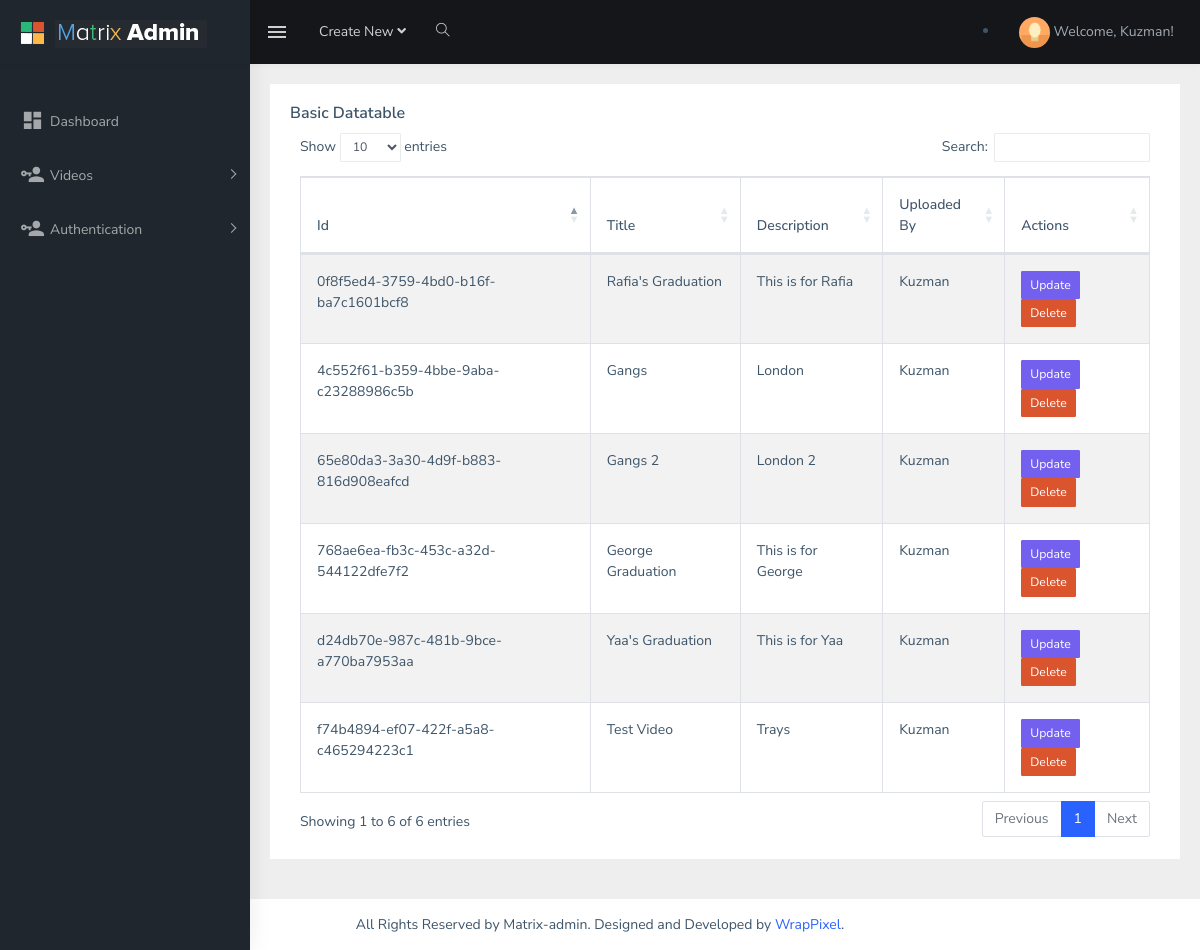
The page /video/table_view (signed in) on the database its author committed.
### VideoApp/models.py (models this page shows, shortened)
class Video(models.Model):
    id = models.UUIDField(primary_key=True, default=uuid.uuid4, editable=False)
    title = models.CharField(max_length=100)
    description = models.TextField()
    uploaded_by = models.ForeignKey(UserProfile, on_delete=models.CASCADE)
    file = models.FileField(upload_to='media/video/')
    created_at = models.DateTimeField(auto_now_add=True)
    video_link = models.URLField()

class UserProfile(models.Model):
    user = models.OneToOneField(User, on_delete=models.CASCADE)
    email = models.EmailField(unique=True)
    verified = models.BooleanField(default=True)
    def __str__(self):  # Corrected method name to '__str__' instead of 'str'
        return self.user.username

### VideoApp/views.py (the view)
@login_required(login_url='index')
def DataTable(request):
    video = Video.objects.all()
    return render(request, 'matrix-admin/tables.html', {'video': video})

### account/auth_backend.py (called while the page is built)
    def get_user(self, user_id):
        try:
            return UserModel.objects.get(pk=user_id)
        except UserModel.DoesNotExist:
            return None

### templates/matrix-admin/tables.html (shortened to what this page needs)
{% load static %}
<!DOCTYPE html>
<html dir="ltr" lang="en">
<head>
    <link rel="stylesheet" type="text/css" href="{% static 'css/multicheck.css' %}">
    <link href="{% static 'css/dataTables.bootstrap4.css' %}" rel="stylesheet">
    <link href="{% static 'css/style.min.css' %}" rel="stylesheet">
</head>
<body>
    <div id="main-wrapper">
        <header class="topbar" data-navbarbg="skin5">
            <nav class="navbar fixed-top top-navbar navbar-expand-md navbar-dark">
                <div class="navbar-header" data-logobg="skin5">
                    <a class="navbar-brand" href="index.html">
                        <b class="logo-icon p-l-10">
                            <img src="{% static '/images/logo-icon.png'  %}" alt="homepage" class="light-logo" />
                        </b>
                        <span class="logo-text">
                             <img src="{% static 'images/logo-text.png'  %}" alt="homepage" class="light-logo" />
                        </span>
                    </a>
                </div>
                <div class="navbar-collapse collapse" id="navbarSupportedContent" data-navbarbg="skin5">
                    <ul class="navbar-nav float-left mr-auto">
                        <li class="nav-item d-none d-md-block"><a class="nav-link sidebartoggler waves-effect waves-light" href="javascript:void(0)" data-sidebartype="mini-sidebar"><i class="mdi mdi-menu font-24"></i></a></li>
                        <li class="nav-item dropdown">
                            <a class="nav-link dropdown-toggle" href="#" id="navbarDropdown" role="button" data-toggle="dropdown" aria-haspopup="true" aria-expanded="false">
                             <span class="d-none d-md-block">Create New <i class="fa fa-angle-down"></i></span>
                            </a>
                        </li>
                        <li class="nav-item search-box"> <a class="nav-link waves-effect waves-dark" href="javascript:void(0)"><i class="ti-search"></i></a>
                        </li>
                    </ul>
                        <li class="nav-item dropdown">
                            <a class="nav-link dropdown-toggle text-muted waves-effect waves-dark pro-pic" href="#" data-toggle="dropdown" aria-haspopup="true" aria-expanded="false">
                        <img src="{% static 'images/users/1.jpg' %}" alt="user" class="rounded-circle" width="31">
                         {% if user.is_authenticated %}
                         <span>Welcome, {{ user.username }}!</span>
                        {% else %}
                        <span>You are not logged in.</span>
                        {% endif %}
                            </a>
                        </li>
                </div>
            </nav>
        </header>
    {% if user.is_authenticated %}
        <aside class="left-sidebar" data-sidebarbg="skin5">
            <div class="scroll-sidebar">
                <nav class="sidebar-nav">
                    <ul id="sidebarnav" class="p-t-30">
                        <li class="sidebar-item"> <a class="sidebar-link waves-effect waves-dark sidebar-link" href="{% url 'landing_index' %}" aria-expanded="false"><i class="mdi mdi-view-dashboard"></i><span class="hide-menu">Dashboard</span></a></li>
                      <li class="sidebar-item"> <a class="sidebar-link has-arrow waves-effect waves-dark" href="javascript:void(0)" aria-expanded="false"><i class="mdi mdi-account-key"></i><span class="hide-menu">Videos </span></a>
                        </li>
                        <li class="sidebar-item"> <a class="sidebar-link has-arrow waves-effect waves-dark" href="javascript:void(0)" aria-expanded="false"><i class="mdi mdi-account-key"></i><span class="hide-menu">Authentication </span></a>
                        </li>
                    </ul>
                </nav>
            </div>
        </aside>
     {% endif %}
{% block contents %}
<div class="page-wrapper">
    <div class="container-fluid">
        <div class="row">
            <div class="col-12">
                <div class="card">
                    <div class="card-body">
                        <h5 class="card-title">Basic Datatable</h5>
                        <div class="table-responsive">
                            <table id="zero_config" class="table table-striped table-bordered">
                                <thead>
                                    <tr>
                                        <th>Id</th>
                                        <th>Title</th>
                                        <th>Description</th>
                                        <th>Uploaded By</th>
                                        <th>Actions</th>
                                    </tr>
                                </thead>
                                <tbody>
                                {% for v in video %}
                                    <tr>
                                        <td>{{ v.id }}</td>
                                        <td>{{ v.title }}</td>
                                        <td>{{ v.description }}</td>
                                        <td>{{ v.uploaded_by }}</td>
                                        <td>
                                            <a href="{% url 'admin_update_video' v.id %}" class="btn btn-primary btn-sm">Update</a>
                                            <a href="{% url 'admin_delete_video' v.id %}" class="btn btn-danger btn-sm" onclick="return confirm('Are you sure you want to delete this video?');">Delete</a>
                                        </td>
                                    </tr>
                                {% endfor %}
                                </tbody>
                            </table>
                        </div>
                    </div>
                </div>
            </div>
        </div>
    </div>
</div>
            {% endblock contents %}
            <footer class="footer text-center">
                All Rights Reserved by Matrix-admin. Designed and Developed by <a href="https://wrappixel.com">WrapPixel</a>.
            </footer>
        </div>
</body>
</html>

### rows shown on the page
Video: id "d24db70e-987c-481b-9bce-a770ba7953aa", title "Yaa's Graduation", description "This is for Yaa", uploaded_by "Kuzman"
Video: id "768ae6ea-fb3c-453c-a32d-544122dfe7f2", title "George Graduation", description "This is for George", uploaded_by "Kuzman"
Video: id "0f8f5ed4-3759-4bd0-b16f-ba7c1601bcf8", title "Rafia's Graduation", description "This is for Rafia", uploaded_by "Kuzman"
Video: id "f74b4894-ef07-422f-a5a8-c465294223c1", title "Test Video", description "Trays", uploaded_by "Kuzman"
Video: id "4c552f61-b359-4bbe-9aba-c23288986c5b", title "Gangs", description "London", uploaded_by "Kuzman"
Video: id "65e80da3-3a30-4d9f-b883-816d908eafcd", title "Gangs 2", description "London 2", uploaded_by "Kuzman"

### other values the page prints
{{ user.username }} "Kuzman"
